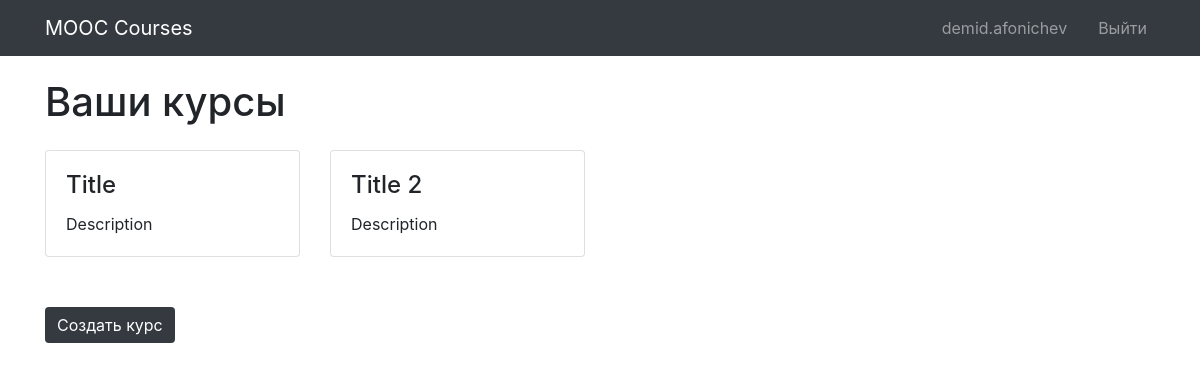
The page /accounts/profile/ (signed in) on the database as committed earlier.
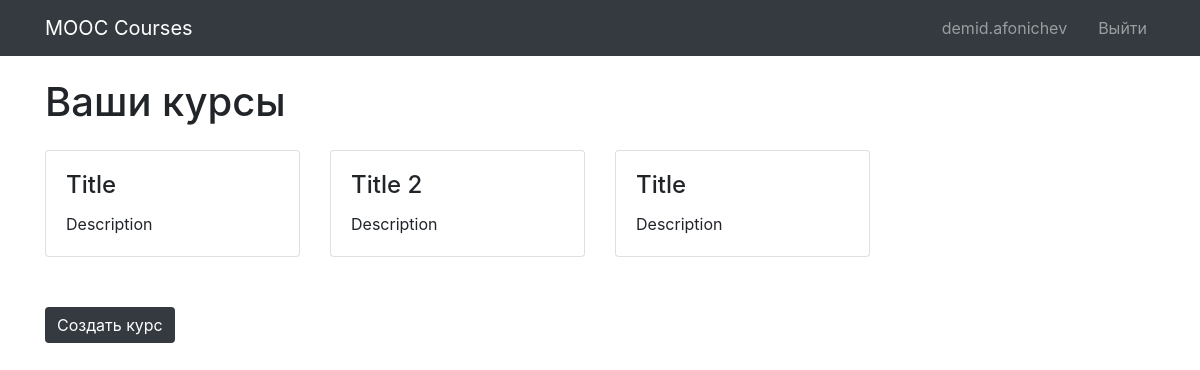
The same page on the database as committed later.
### courses/models.py (models this page shows, shortened)
class Course(models.Model):
    author = models.ForeignKey(
        User,
        null=True,
        on_delete=models.CASCADE
    )
    title = models.CharField(
        max_length=100,
        blank=True,
        null=True,
        help_text=_("Course title")
    )
    description = models.TextField(
        max_length=1000,
        blank=True,
        null=True,
        help_text=_("Course description")
    )
    audio = models.FileField(
        upload_to=MEDIA_ROOT,
        null=True,
        help_text=_("Audio file")
    )

### accounts/views.py (the view)
# urls.py: path(r"profile/", views.profile, name="profile")
def profile(request):
    courses = []
    for course in Course.objects.filter(author=User.objects.get(username=request.user.username)):
        cover = Slide.objects.get(course=course, number=0)
        courses.append({"id": course.id,
                        "title": course.title,
                        "description": course.description,
                        "cover": cover.image})
    return render(request, "accounts/profile.html", {"courses": courses})

### templates/accounts/profile.html (shortened to what this page needs)
{% extends "base.html" %}
{% block content %}
    <div class="container">
        <h1 class="my-4">Ваши курсы</h1>
        <div class="row">
            {% for course in courses %}
                <div class="col-lg-3 col-md-4 col-sm-6 portfolio-item">
                    <div class="card h-100">
                        <div class="card-body">
                            <h4 class="card-title">{{ course.title }}</h4>
                            <p class="card-text">{{ course.description }}</p>
                        </div>
                    </div>
                </div>
            {% endfor %}
        </div>
        <a href="{% url "create_course" %}">
            <button class="btn btn-dark">Создать курс</button>
        </a>
    </div>
{% endblock %}

Rows that differ between the two databases and show on the page:
added Course: title "Title", description "Description"
